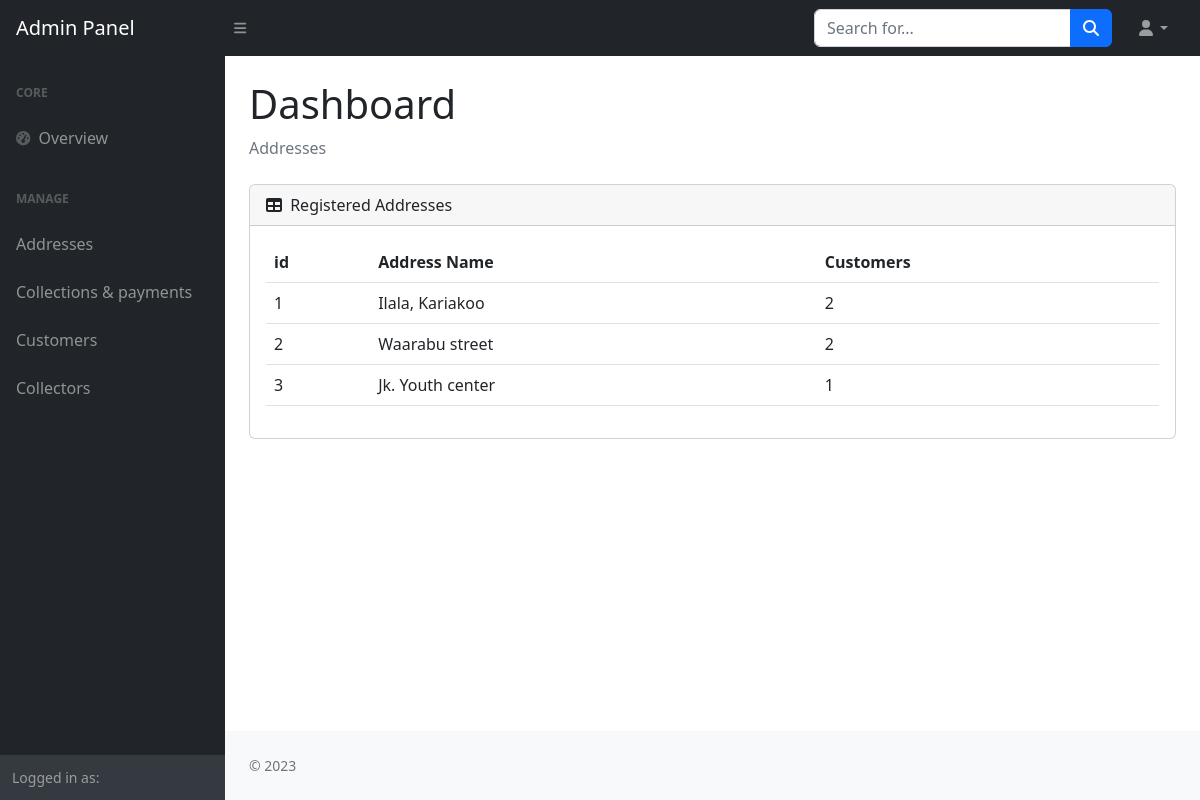
Screenshot of /addresses/ with the database file from the repository.
### wms_app/models.py (models this page shows, shortened)
class Area(models.Model):
    name = models.CharField(max_length=100)

### wms_app/views.py (the view)
# urls.py: path('addresses/', address_view, name='addresses'),
def address_view(request):
    areas = Area.objects.all()
    area_data = []
    for area in areas:
        customers_count = Customer.objects.filter(address=area.id).count()
        area_data.append({'area': area, 'customer_count': customers_count})
    return render(request, 'dashboard/address.html', {'area_data': area_data})

### templates/dashboard/address.html (shortened to what this page needs)
{% extends 'dashboard/base.html' %}
{% load static %}
{% block body %}
<body class="sb-nav-fixed">
    <nav class="sb-topnav navbar navbar-expand navbar-dark bg-dark">
        <a class="navbar-brand ps-3" href="index.html">Admin Panel</a>
        <button class="btn btn-link btn-sm order-1 order-lg-0 me-4 me-lg-0" id="sidebarToggle" href="#!"><i class="fas fa-bars"></i></button>
        <form class="d-none d-md-inline-block form-inline ms-auto me-0 me-md-3 my-2 my-md-0">
            <div class="input-group">
                <input class="form-control" type="text" placeholder="Search for..." aria-label="Search for..." aria-describedby="btnNavbarSearch" />
                <button class="btn btn-primary" id="btnNavbarSearch" type="button"><i class="fas fa-search"></i></button>
            </div>
        </form>
        <ul class="navbar-nav ms-auto ms-md-0 me-3 me-lg-4">
            <li class="nav-item dropdown">
                <a class="nav-link dropdown-toggle" id="navbarDropdown" href="#" role="button" data-bs-toggle="dropdown" aria-expanded="false"><i class="fas fa-user fa-fw"></i></a>
            </li>
        </ul>
    </nav>
    <div id="layoutSidenav">
        {% include "dashboard/admin_side_panel.html" %}
        <div id="layoutSidenav_content">
            <main>
                <div class="container-fluid px-4">
                    <h1 class="mt-4">Dashboard</h1>
                    <ol class="breadcrumb mb-4">
                        <li class="breadcrumb-item active">Addresses</li>
                    </ol>
                    <div class="card mb-4">
                        <div class="card-header">
                            <i class="fas fa-table me-1"></i>
                            Registered Addresses
                        </div>
                        <div class="card-body">
                            <table id="" class='table'>
                                <thead>
                                    <tr>
                                        <th>id</th>
                                        <th>Address Name</th>
                                        <th>Customers</th>
                                    </tr>
                                </thead>
                                <tbody>
                                    {% for data in area_data %}
                                        <tr>
                                        <td>{{ data.area.id }}</td>
                                        <td>{{ data.area.name }}</td>
                                        <td>{{ data.customer_count }}</td>
                                        </tr>
                                    {% endfor %}
                                </tbody>
                            </table>
                        </div>
                    </div>
                </div>
            </main>
            <footer class="py-4 bg-light mt-auto">
                <div class="container-fluid px-4">
                    <div class="d-flex align-items-center justify-content-between small">
                        <div class="text-muted">&copy; 2023</div>
                    </div>
                </div>
            </footer>
        </div>
    </div>
</body>
{% endblock body %}

### rows the page displays
Area: area.id "1", area.name "Ilala, Kariakoo", customer_count "2"
Area: area.id "2", area.name "Waarabu street", customer_count "2"
Area: area.id "3", area.name "Jk. Youth center", customer_count "1"
